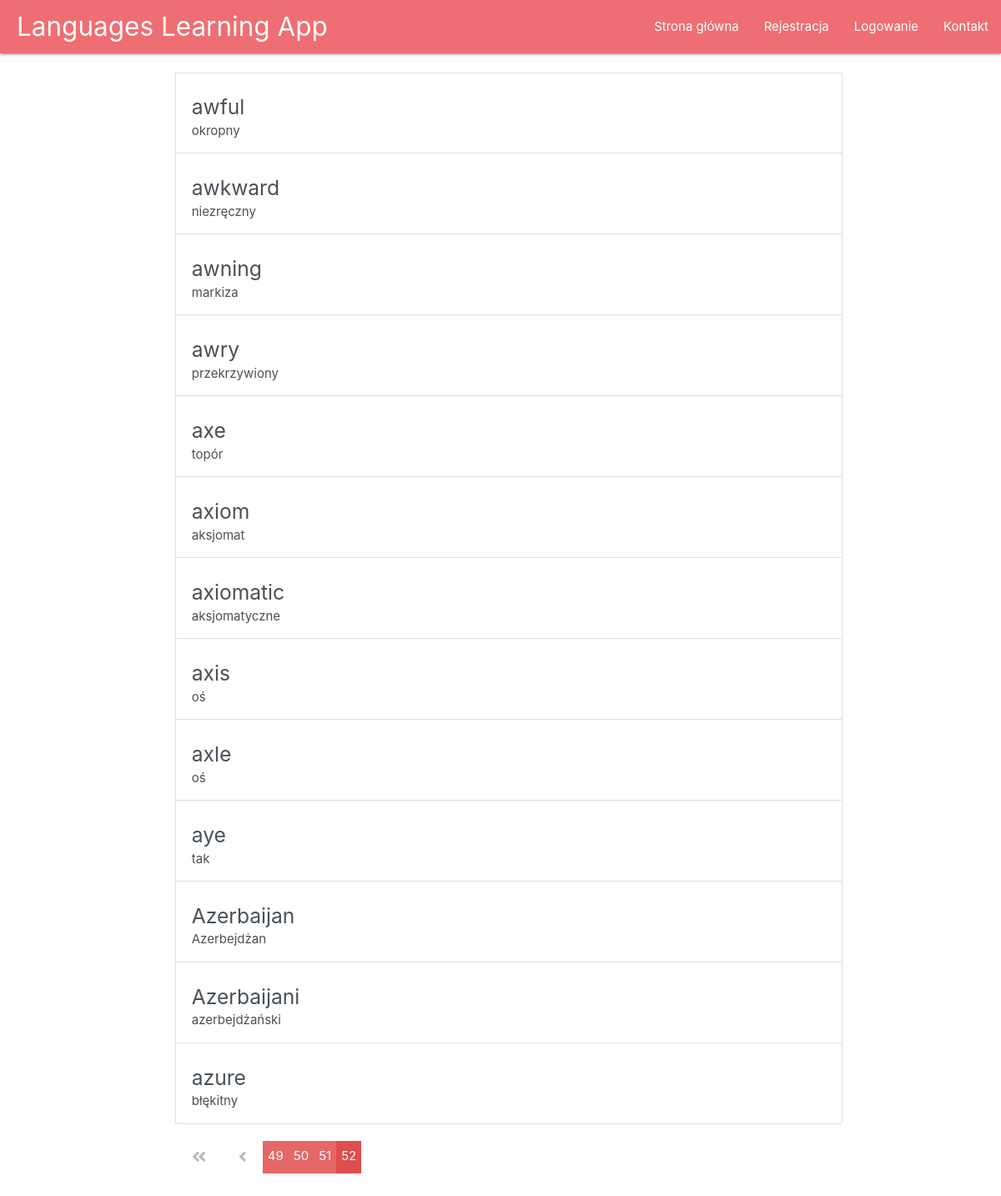
The app's page /eng_pol_dictionary/?page=52 with its own data.
### main/models.py (models this page shows, shortened)
class Word(models.Model):
	english=models.CharField(max_length=200)
	polish=models.CharField(max_length=200)

### main/views.py (the view)
# urls.py: path("eng_pol_dictionary/", views.show_dictionary, name='eng_pol_dictionary'),
def show_dictionary(request):
	word_list = Word.objects.all()
	paginator = Paginator(word_list, 25) # Show 25 words per page
	page = request.GET.get('page')
	words = paginator.get_page(page)
	return render(request = request, template_name="main/eng_pol_dictionary.html", context = {"eng_pol_dictionary": words })

### main/templates/main/eng_pol_dictionary.html (shortened to what this page needs)
{% extends "main/header.html" %}
{% block content %}
<div class="list-group">
	<br>
	{% for word in eng_pol_dictionary %}
	<a href="#" class="list-group-item list-group-item-action align-items-start ">
		<div class="d-flex w-100 flex-row">
			<h5 class="mb-1">{{word.english}}</h5>
		</div>
		<p class="mb-1">{{word.polish}}</p>
	</a>
	{% endfor%}
</div>
<div class="pagination">
      {% if eng_pol_dictionary.has_previous %}
          <a class="pagination-action" href="?page=1">
            <i class="fas fa-angle-double-left"></i>
          </a>
          <a class="pagination-action" href="?page={{ eng_pol_dictionary.previous_page_number }}">
            <i class="fas fa-angle-left"></i>
          </a>
      {% endif %}
      {% for num in eng_pol_dictionary.paginator.page_range %}
      {% if eng_pol_dictionary.number == num %}
        <span class="pagination-number pagination-current">{{num}}</span>
      {% elif num > eng_pol_dictionary.number|add:'-4' and num < eng_pol_dictionary.number|add:'4' %}
        <a class="pagination-number" href="?page={{num}}">{{num}}</a>
      {% endif %}
      {% endfor%}
</div>
{% endblock %}

### main/templates/main/includes/navbar.html (style rules this page uses)
a:link { text-decoration: none; }

### main/templates/main/eng_pol_dictionary.html (style rules this page uses)
.list-group { margin: 0; min-width: 800px; width: 100%; ; }
.pagination { text-align:center; margin-top: 1em; margin-block-end: 10em; }
.pagination-action { margin: 0 0.5em; display: inline-block; padding: 0.5em; color:#B9B9B9; font-size: 1.3em; }
.pagination-number { background-color: #e66767; padding: 0.5em 0.4em; color:#fff; margin-top: 1%; margin-bottom: 1%; }
.pagination-number:hover, .pagination-current { background-color: rgb(223, 77, 77); }

### records on screen
Word: english "awful", polish "okropny"
Word: english "awkward", polish "niezręczny"
Word: english "awning", polish "markiza"
Word: english "awry", polish "przekrzywiony"
Word: english "axe", polish "topór"
Word: english "axiom", polish "aksjomat"
Word: english "axiomatic", polish "aksjomatyczne"
Word: english "axis", polish "oś"
Word: english "axle", polish "oś"
Word: english "aye", polish "tak"
Word: english "Azerbaijan", polish "Azerbejdżan"
Word: english "Azerbaijani", polish "azerbejdżański"
Word: english "azure", polish "błękitny"

### other values on screen
{{ num }} "49" "50" "51"
{{ num }} "52"
